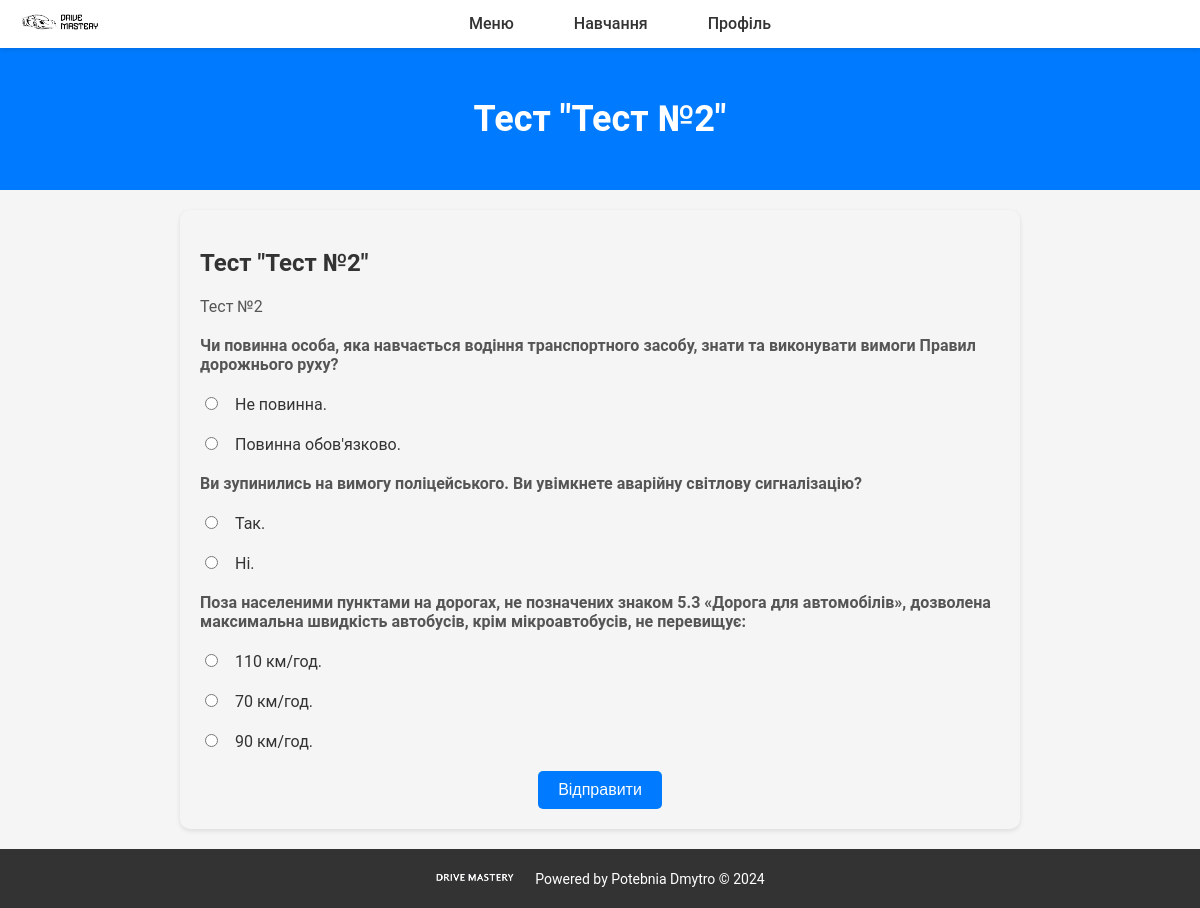
The page /student_main/take_test/6/ (signed in) on the database its author committed.
### main/models.py (models this page shows, shortened)
class Test(models.Model): # Модель тесту
    title = models.CharField(max_length=200) # Назва тесту
    description = models.TextField() # Опис тесту
    questions = models.ManyToManyField(Question) # Зв'язок з питаннями
    created_at = models.DateTimeField(auto_now_add=True) # Дата створення тесту

class Question(models.Model): # Модель питання
    question_text = models.TextField() # Текст питання
    created_at = models.DateTimeField(auto_now_add=True) # Дата створення питання

class Answer(models.Model): # Модель відповіді
    question = models.ForeignKey(Question, on_delete=models.CASCADE, related_name='answers') # Зв'язок з питанням
    answer_text = models.TextField() # Текст відповіді
    is_correct = models.BooleanField(default=False) # Чи є відповідь правильною

### main/views.py (the view)
# urls.py: path('<str:user_type>_main/take_test/<int:test_id>/', views.take_test, name='take_test'),
@login_required
def take_test(request, user_type, test_id): # Функція "пройти тест"
    test = Test.objects.get(id=test_id)
    questions = test.questions.all()
    if request.method == 'POST':
        score = 0
        for question in questions:
            selected_answer = request.POST.get(f'question_{question.id}')
            correct_answer = question.answers.filter(is_correct=True).first()
            if correct_answer and str(correct_answer.id) == selected_answer:
                score += 1
        context = {
            'show_content': 'test_result',
            'page_title': f'Результат тесту "{test.title}"',
            'score': score,
            'total_questions': questions.count(),
        }
        return render(request, f'main/{user_type}.html', context)
    else:
        context = {
            'show_content': 'take_test',
            'page_title': f'Тест "{test.title}"',
            'test': test,
            'questions': questions,
        }
        return render(request, f'main/{user_type}.html', context)

### main/templates/main/student.html (shortened to what this page needs)
<!DOCTYPE html>
<html lang="uk">
<head>
    <link rel="stylesheet" href="/static/css/users.css">
    <link rel="stylesheet" href="/static/css/forms.css">
    <link rel="stylesheet" href="/static/css/materials.css">
</head>
<body>
    <nav>
        <div class="logo">
            <a href="{% url 'student' %}" id="logo-link">
                <img src="/static/png/logo.png" alt="Logo" id="logo">
            </a>
        </div>
        <div class="nav-container">
            <ul class="nav-links">
                <li>
                    <a href="#">Меню</a>
                </li>
                <li>
                    <a href="#">Навчання</a>
                </li>
                <li>
                    <a href="#">Профіль</a>
                </li>
            </ul>
        </div>
    </nav>
    <header>
        <h1>{{ page_title }}</h1>
    </header>
    <main>
        {% include 'main/extends/materials.html' %}
    </main>
    <footer>
        <div class="footer-logo">
            <img src="/static/png/footer.png" alt="Footer Logo">
        </div>
        <div class="footer-text">Powered by Potebnia Dmytro © 2024</div>
    </footer>
</body>
</html>

### main/templates/main/extends/materials.html (shortened to what this page needs)
{% if show_content == 'materials' %}
	<div class="materials-section">
        <h2>Відео</h2>
        <ul>
            {% for video in videos %}
                <li>
                    <h3>{{ video.title }}</h3>
                    <p>{{ video.description }}</p>
                    {% if video.video_file %}
                        <video controls>
                            <source src="{{ video.video_file.url }}" type="video/mp4">
                            Your browser does not support the video tag.
                        </video>
                    {% endif %}
                </li>
            {% endfor %}
        </ul>
        <h2>Тести</h2>
        <ul>
            {% for test in tests %}
			{% if test.questions.all %}
                <li><a href="{% url 'take_test' user_type=request.user.user_type test_id=test.id %}">{{ test.title }}</a></li>
            {% endif %}
			{% endfor %}
        </ul>
	</div>
{% elif show_content == 'take_test' %}
	<div class="test-section">
		<h2>{{ page_title }}</h2>
        <p>{{ test.description }}</p>
        <form method="post">
            {% for question in questions %}
            <div>
                <p>{{ question.question_text }}</p>
                {% for answer in question.answers.all %}
                <div>
                    <input type="radio" name="question_{{ question.id }}" value="{{ answer.id }}">
                    <label>{{ answer.answer_text }}</label>
                </div>
                {% endfor %}
            </div>
            {% endfor %}
            <button type="submit">Відправити</button>
        </form>
	</div>
{% elif show_content == 'test_result' %}
	<div class="test-result-section">
		<h2>{{ page_title }}</h2>
        <p>Ваш результат: {{ score }}/{{ total_questions }}</p>
	</div>
{% endif %}

### static/css/users.css (style rules this page uses)
body { font-family: 'Roboto', sans-serif; margin: 0; padding: 0; background-color: #f5f5f5; color: #333; }
main { padding: 20px; }
nav { display: flex; justify-content: space-between; align-items: center; padding: 10px 20px; background-color: #ffffff; box-shadow: 0 2px 5px rgba(0, 0, 0, 0.1); position: relative; z-index: 1; }
.logo img { width: 80px; height: auto; transition: transform 0.3s ease; }
.nav-container { display: flex; justify-content: center; flex-grow: 1; }
.nav-links { display: flex; list-style: none; margin: 0; padding: 0; align-items: center; }
.nav-links li { position: relative; }
.nav-links li:last-child { margin-right: 0; }
.nav-links li a { text-decoration: none; color: #333; font-weight: 500; transition: color 0.3s ease; padding: 10px; margin-right: 40px; border-radius: 5px; }
header { text-align: center; padding: 50px 0; background-color: #007bff; color: #ffffff; }
header h1 { font-size: 36px; margin: 0; }
footer { background-color: #333; color: #ffffff; padding: 20px; text-align: center; display: flex; justify-content: center; align-items: center; }
.footer-logo img { width: 80px; height: auto; margin-right: 20px; }
.footer-text { font-size: 14px; }

### static/css/materials.css (style rules this page uses)
.test-section { max-width: 800px; margin: 0 auto; padding: 20px; background-color: #f5f5f5; border-radius: 10px; box-shadow: 0 2px 5px rgba(0, 0, 0, 0.1); }
.test-section h2 { font-size: 24px; margin-bottom: 20px; color: #333; }
.test-section p { color: #555; margin-bottom: 20px; }
.test-section form { margin-top: 20px; }
.test-section form div { margin-bottom: 20px; }
.test-section form div p { font-weight: bold; }
.test-section form div label { margin-left: 10px; }
.test-section form button { display: block; margin: 0 auto; padding: 10px 20px; background-color: #007bff; color: #fff; border: none; border-radius: 5px; font-size: 16px; cursor: pointer; transition: background-color 0.3s ease; }

### rows shown on the page
Test: description "Тест №2"
Question: question_text "Чи повинна особа, яка навчається водіння транспортного засобу, знати та виконувати вимоги Правил дорожнього руху?"
Answer: answer_text "Не повинна."
Answer: answer_text "Повинна обов'язково."
Question: question_text "Ви зупинились на вимогу поліцейського. Ви увімкнете аварійну світлову сигналізацію?"
Answer: answer_text "Так."
Answer: answer_text "Ні."
Question: question_text "Поза населеними пунктами на дорогах, не позначених знаком 5.3 «Дорога для автомобілів», дозволена максимальна швидкість автобусів, крім мікроавтобусів, не перевищує:"
Answer: answer_text "110 км/год."
Answer: answer_text "70 км/год."
Answer: answer_text "90 км/год."

### other values the page prints
{{ page_title }} "Тест \"Тест №2\""
